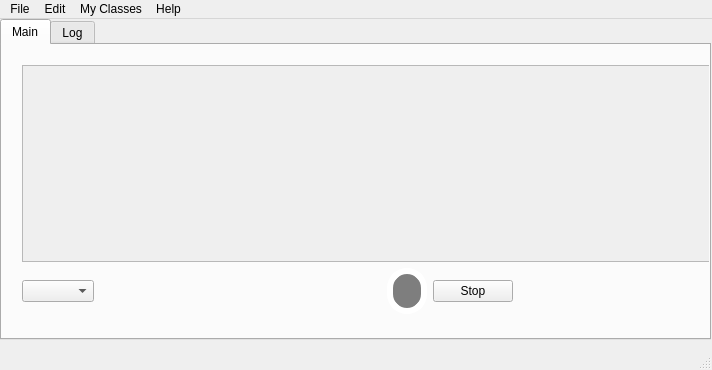
<?xml version="1.0" encoding="UTF-8"?>
<ui version="4.0">
 <class>MainWindow</class>
 <widget class="QMainWindow" name="MainWindow">
  <property name="geometry">
   <rect>
    <x>0</x>
    <y>0</y>
    <width>712</width>
    <height>370</height>
   </rect>
  </property>
  <property name="windowTitle">
   <string>MainWindow</string>
  </property>
  <widget class="QWidget" name="centralWidget">
   <widget class="QTabWidget" name="tabWidget">
    <property name="geometry">
     <rect>
      <x>0</x>
      <y>0</y>
      <width>711</width>
      <height>321</height>
     </rect>
    </property>
    <property name="currentIndex">
     <number>0</number>
    </property>
    <widget class="QWidget" name="mainTab">
     <attribute name="title">
      <string>Main</string>
     </attribute>
     <widget class="QWidget" name="verticalLayoutWidget">
      <property name="geometry">
       <rect>
        <x>9</x>
        <y>9</y>
        <width>886</width>
        <height>271</height>
       </rect>
      </property>
      <layout class="QVBoxLayout" name="verticalLayout_2">
       <item>
        <widget class="QScrollArea" name="scrollArea">
         <property name="widgetResizable">
          <bool>true</bool>
         </property>
         <widget class="QWidget" name="scrollAreaWidgetContents">
          <property name="geometry">
           <rect>
            <x>0</x>
            <y>0</y>
            <width>882</width>
            <height>213</height>
           </rect>
          </property>
         </widget>
        </widget>
       </item>
       <item>
        <layout class="QHBoxLayout" name="horizontalLayout">
         <item>
          <widget class="QComboBox" name="classComboBox"/>
         </item>
         <item>
          <spacer name="horizontalSpacer">
           <property name="orientation">
            <enum>Qt::Horizontal</enum>
           </property>
           <property name="sizeHint" stdset="0">
            <size>
             <width>40</width>
             <height>20</height>
            </size>
           </property>
          </spacer>
         </item>
         <item>
          <widget class="QPushButton" name="startPauseBtn">
           <property name="styleSheet">
            <string notr="true">body {
	background-color: #666;	
}
.QPushButton {
	box-sizing: border-box;
	display:block;
	width:20px;
	height:20px;
	padding-top: 14px;
	padding-left: 8px;
	line-height: 20px;
	border: 6px solid #fff;
	border-radius: 20%;
	color:#f5f5f5;
	text-align:center;
	text-decoration:none;
	background-color: rgba(0,0,0,0.5);
	font-size:10px;
	font-weight:bold;
	transition: all 0.3s ease;
}
.QPushButton:hover {
	background-color: rgba(0,0,0,0.8);
	box-shadow: 0px 0px 10px rgba(255,255,100,1);
	text-shadow: 0px 0px 10px rgba(255,255,100,1);
}</string>
           </property>
           <property name="text">
            <string/>
           </property>
          </widget>
         </item>
         <item>
          <widget class="QPushButton" name="stopBtn">
           <property name="text">
            <string>Stop</string>
           </property>
          </widget>
         </item>
         <item>
          <spacer name="horizontalSpacer_2">
           <property name="orientation">
            <enum>Qt::Horizontal</enum>
           </property>
           <property name="sizeHint" stdset="0">
            <size>
             <width>40</width>
             <height>20</height>
            </size>
           </property>
          </spacer>
         </item>
         <item>
          <widget class="QPushButton" name="micBtn">
           <property name="text">
            <string>Microphone</string>
           </property>
          </widget>
         </item>
        </layout>
       </item>
      </layout>
     </widget>
    </widget>
    <widget class="QWidget" name="logTab">
     <attribute name="title">
      <string>Log</string>
     </attribute>
     <widget class="QWidget" name="verticalLayoutWidget_2">
      <property name="geometry">
       <rect>
        <x>0</x>
        <y>0</y>
        <width>701</width>
        <height>281</height>
       </rect>
      </property>
      <layout class="QVBoxLayout" name="verticalLayout_3">
       <item>
        <widget class="QScrollArea" name="scrollArea_2">
         <property name="widgetResizable">
          <bool>true</bool>
         </property>
         <widget class="QWidget" name="scrollAreaWidgetContents_2">
          <property name="geometry">
           <rect>
            <x>0</x>
            <y>0</y>
            <width>697</width>
            <height>244</height>
           </rect>
          </property>
         </widget>
        </widget>
       </item>
       <item>
        <layout class="QHBoxLayout" name="horizontalLayout_2">
         <item>
          <widget class="QLabel" name="pathLabel">
           <property name="text">
            <string>path/to/save/file.txt</string>
           </property>
          </widget>
         </item>
         <item>
          <widget class="QPushButton" name="browsePathBtn">
           <property name="text">
            <string>Browse</string>
           </property>
          </widget>
         </item>
        </layout>
       </item>
      </layout>
     </widget>
    </widget>
   </widget>
  </widget>
  <widget class="QMenuBar" name="menuBar">
   <property name="geometry">
    <rect>
     <x>0</x>
     <y>0</y>
     <width>712</width>
     <height>22</height>
    </rect>
   </property>
   <widget class="QMenu" name="menuFile">
    <property name="title">
     <string>File</string>
    </property>
    <addaction name="separator"/>
    <addaction name="actionSave"/>
    <addaction name="actionSave_As"/>
    <addaction name="separator"/>
    <addaction name="actionClose"/>
   </widget>
   <widget class="QMenu" name="menuEdit">
    <property name="title">
     <string>Edit</string>
    </property>
    <addaction name="separator"/>
    <addaction name="actionCopy"/>
    <addaction name="separator"/>
    <addaction name="actionSelect_All"/>
    <addaction name="actionFind"/>
    <addaction name="separator"/>
    <addaction name="actionPreferences"/>
   </widget>
   <widget class="QMenu" name="menuMy_Classes">
    <property name="title">
     <string>My Classes</string>
    </property>
    <addaction name="separator"/>
    <addaction name="actionAdd_Classes"/>
    <addaction name="actionEdit_Classes"/>
    <addaction name="separator"/>
   </widget>
   <widget class="QMenu" name="menuHelp">
    <property name="title">
     <string>Help</string>
    </property>
    <addaction name="separator"/>
    <addaction name="actionAbout"/>
    <addaction name="actionDocumentation"/>
   </widget>
   <addaction name="menuFile"/>
   <addaction name="menuEdit"/>
   <addaction name="menuMy_Classes"/>
   <addaction name="menuHelp"/>
  </widget>
  <widget class="QStatusBar" name="statusBar"/>
  <action name="actionSave">
   <property name="text">
    <string>Save</string>
   </property>
  </action>
  <action name="actionSave_As">
   <property name="text">
    <string>Save As</string>
   </property>
  </action>
  <action name="actionClose">
   <property name="text">
    <string>Close</string>
   </property>
  </action>
  <action name="actionCopy">
   <property name="text">
    <string>Copy</string>
   </property>
  </action>
  <action name="actionSelect_All">
   <property name="text">
    <string>Select All</string>
   </property>
  </action>
  <action name="actionFind">
   <property name="text">
    <string>Find</string>
   </property>
  </action>
  <action name="actionPreferences">
   <property name="text">
    <string>Preferences</string>
   </property>
  </action>
  <action name="actionAdd_Classes">
   <property name="text">
    <string>Add Classes</string>
   </property>
  </action>
  <action name="actionEdit_Classes">
   <property name="text">
    <string>Edit Classes</string>
   </property>
  </action>
  <action name="actionAbout">
   <property name="text">
    <string>About</string>
   </property>
  </action>
  <action name="actionDocumentation">
   <property name="text">
    <string>Documentation</string>
   </property>
  </action>
 </widget>
 <layoutdefault spacing="6" margin="11"/>
 <resources/>
 <connections/>
</ui>
